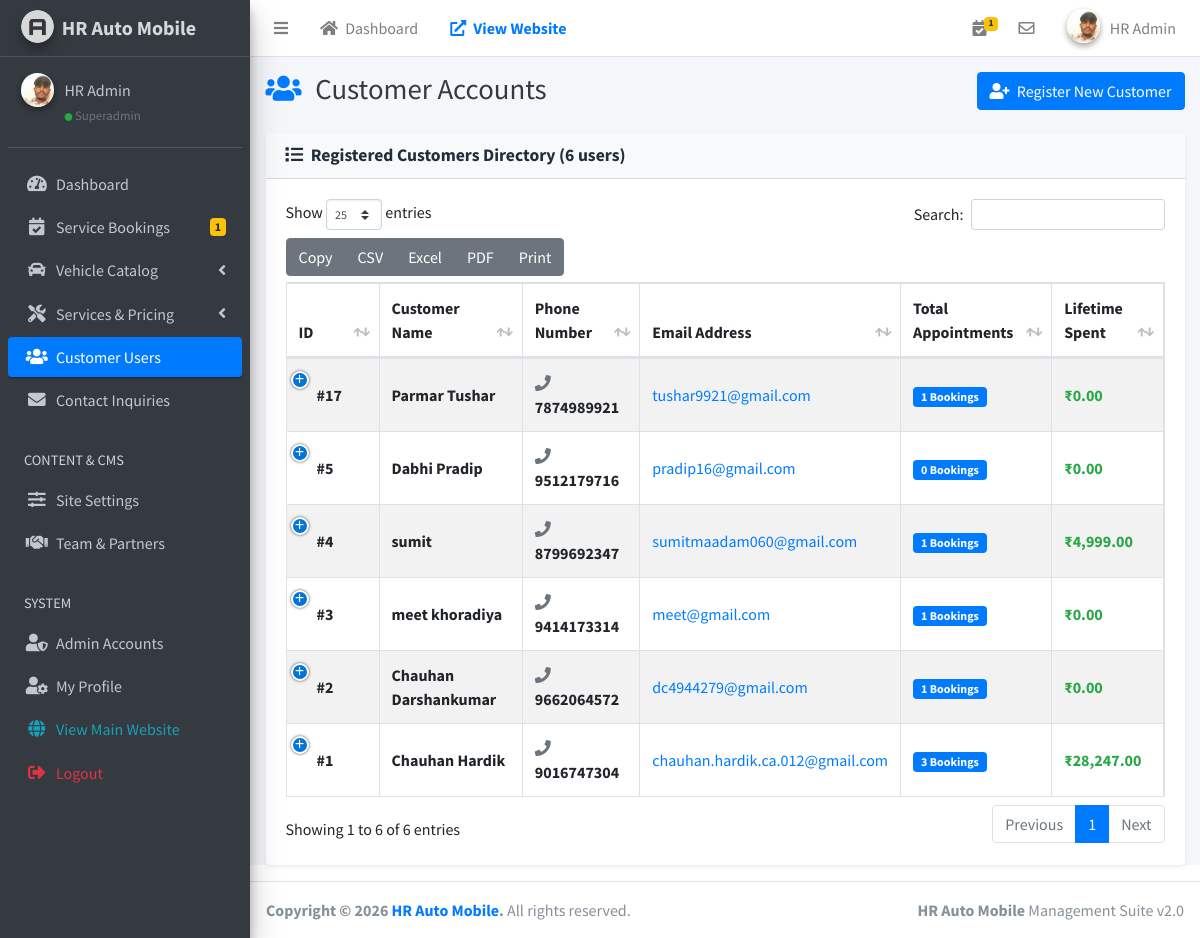
Page /admin/users.php (signed in) on the committed database.
### tables this page shows
CREATE TABLE `users` (
  `id` int(10) unsigned NOT NULL AUTO_INCREMENT,
  `name` varchar(150) NOT NULL,
  `phone` varchar(20) NOT NULL,
  `email` varchar(150) DEFAULT NULL,
  `password` varchar(255) NOT NULL,
  `created_at` timestamp NOT NULL DEFAULT current_timestamp(),
  PRIMARY KEY (`id`),
  UNIQUE KEY `phone` (`phone`)
);

### admin/includes/db.php (called while the page is built, shortened)
<?php
function formatCurrency($amount) {
    return '₹' . number_format((float) $amount, 2);
}

### admin/users.php (the view, shortened to what this page needs)
<?php
require_once __DIR__ . '/includes/auth.php';
$users = $pdo->query("
    SELECT
        u.*,
        COUNT(b.id) AS total_bookings,
        COALESCE(SUM(CASE WHEN b.status = 'completed' OR b.payment_status = 'paid' THEN b.amount ELSE 0 END), 0) AS total_spent
    FROM users u
    LEFT JOIN bookings b ON b.user_id = u.id
    GROUP BY u.id
    ORDER BY u.id DESC
")->fetchAll();
require_once __DIR__ . '/includes/header.php';
require_once __DIR__ . '/includes/sidebar.php';
?>
<div class="content-wrapper">
    <div class="content-header">
        <div class="container-fluid">
            <div class="row mb-2">
                <div class="col-sm-6">
                    <h1 class="m-0 text-dark"><i class="fas fa-users mr-2 text-primary"></i> Customer Accounts</h1>
                </div>
                <div class="col-sm-6 text-right">
                    <button type="button" class="btn btn-primary" data-toggle="modal" data-target="#addUserModal">
                        <i class="fas fa-user-plus mr-1"></i> Register New Customer
                    </button>
                </div>
            </div>
        </div>
    </div>
    <section class="content">
        <div class="container-fluid">
            <div class="card shadow-sm">
                <div class="card-header bg-light">
                    <h3 class="card-title font-weight-bold"><i class="fas fa-list mr-1"></i> Registered Customers Directory (<?= count($users) ?> users)</h3>
                </div>
                <div class="card-body">
                    <table class="table table-bordered table-striped table-hover datatable-buttons">
                        <thead>
                            <tr>
                                <th style="width: 50px;">ID</th>
                                <th>Customer Name</th>
                                <th>Phone Number</th>
                                <th>Email Address</th>
                                <th>Total Appointments</th>
                                <th>Lifetime Spent</th>
                            </tr>
                        </thead>
                        <tbody>
                            <?php foreach ($users as $u): ?>
                                <tr>
                                    <td><strong>#<?= $u['id'] ?></strong></td>
                                    <td>
                                        <strong><?= htmlspecialchars($u['name']) ?></strong>
                                    </td>
                                    <td>
                                        <i class="fas fa-phone text-muted mr-1"></i> <strong><?= htmlspecialchars($u['phone']) ?></strong>
                                    </td>
                                    <td>
                                        <?php if (!empty($u['email'])): ?>
                                            <a href="mailto:<?= htmlspecialchars($u['email']) ?>"><?= htmlspecialchars($u['email']) ?></a>
                                        <?php else: ?>
                                            <span class="text-muted">N/A</span>
                                        <?php endif; ?>
                                    </td>
                                    <td>
                                        <span class="badge badge-primary px-2 py-1">
                                            <?= $u['total_bookings'] ?> Bookings
                                        </span>
                                    </td>
                                    <td>
                                        <strong class="text-success"><?= formatCurrency($u['total_spent']) ?></strong>
                                    </td>
                                </tr>
                            <?php endforeach; ?>
                        </tbody>
                    </table>
                </div>
            </div>
        </div>
    </section>
</div>
<?php require_once __DIR__ . '/includes/footer.php'; ?>

### admin/includes/header.php (style rules this page uses)
.table td, .table th { vertical-align: middle; }

### rows in the picture
users: id "17", name "Parmar Tushar", phone "7874989921", email "tushar9921@gmail.com", total_bookings "1", total_spent "₹0.00"
users: id "5", name "Dabhi Pradip", phone "9512179716", email "pradip16@gmail.com", total_bookings "0", total_spent "₹0.00"
users: id "4", name "sumit", phone "8799692347", email "sumitmaadam060@gmail.com", total_bookings "1", total_spent "₹4,999.00"
users: id "3", name "meet khoradiya", phone "9414173314", email "meet@gmail.com", total_bookings "1", total_spent "₹0.00"
users: id "2", name "Chauhan Darshankumar", phone "9662064572", email "dc4944279@gmail.com", total_bookings "1", total_spent "₹0.00"
users: id "1", name "Chauhan Hardik", phone "9016747304", email "chauhan.hardik.ca.012@gmail.com", total_bookings "3", total_spent "₹28,247.00"

### other values in the picture
$pendingBookingsBadge "1"
$currentAdmin['name'] "HR Admin"
$currentAdmin['role'] "Superadmin"
count($users) "6"
